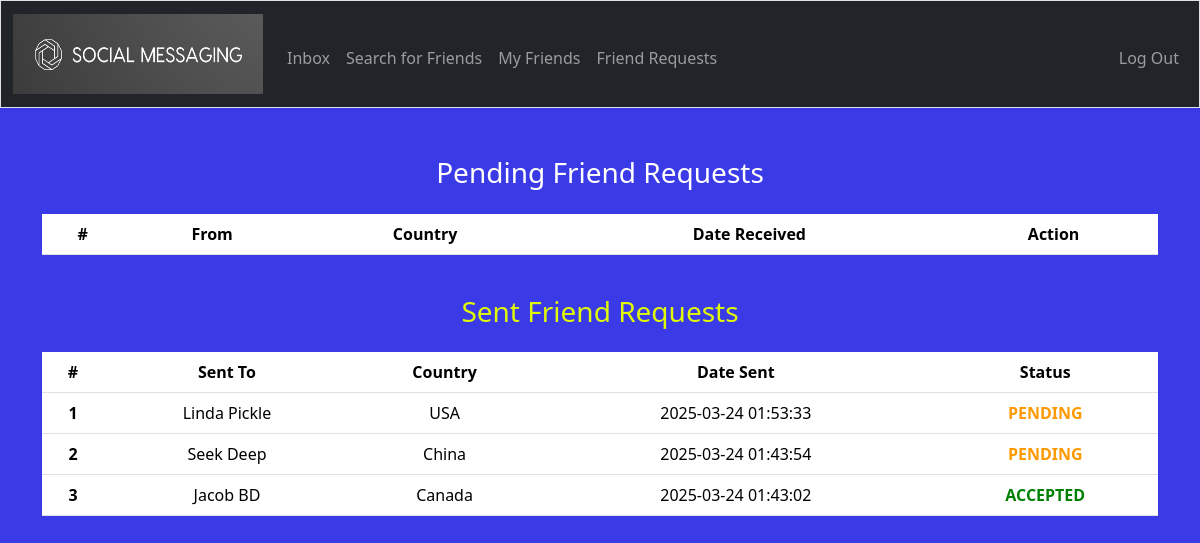
/requests (signed in), run on the app's committed database.
### tables this page shows
CREATE TABLE "friends" (
    id INTEGER PRIMARY KEY,
    requester_id INTEGER,     -- The user who sent the friend request
    addressee_id INTEGER,     -- The user who received the friend request
    status TEXT CHECK(status IN ('pending', 'accepted', 'rejected')),
    request_date DATETIME DEFAULT CURRENT_TIMESTAMP,
    FOREIGN KEY (requester_id) REFERENCES users(id),
    FOREIGN KEY (addressee_id) REFERENCES users(id),
    UNIQUE(requester_id, addressee_id)
);

CREATE TABLE users (
    id INTEGER PRIMARY KEY,
    username TEXT UNIQUE,
    hash TEXT,
    full_name TEXT,
    country TEXT
);

### app.py (the view)
@app.route("/requests")
@login_required
def check_requests():
    addressee_id = session["user_id"]  # The logged-in user receiving requests
    requests = db.execute("SELECT u.username, u.country, u.full_name, f.requester_id, f.request_date FROM friends f JOIN users u ON u.id = f.requester_id WHERE f.addressee_id = ? AND f.status = 'pending'", addressee_id)
    sent_requests = db.execute("SELECT u.username, u.country, u.full_name, f.addressee_id, f.status, f.request_date FROM friends f JOIN users u ON u.id = f.addressee_id WHERE f.requester_id = ? ORDER BY f.request_date DESC", addressee_id)
    return render_template("requests.html", requests=requests,  sent_requests=sent_requests)

### app.py (called while the page is built)
@app.after_request
def after_request(response):
    response.headers["Cache-Control"] = "no-cache, no-store, must-revalidate"
    response.headers["Expires"] = 0
    response.headers["Pragma"] = "no-cache"
    return response

### helpers.py (called while the page is built)
def login_required(f):
    @wraps(f)
    def decorated_function(*args, **kwargs):
        if session.get("user_id") is None:
            return redirect("/login")
        return f(*args, **kwargs)
    return decorated_function

### templates/requests.html (shortened to what this page needs)
{% extends "layout.html" %}
{% block main %}
    <h3 style="color: white;">Pending Friend Requests</h3>
    <table class="table caption-top">
        <caption><strong style="color: white;"></strong></caption>
        <thead>
          <tr>
            <th scope="col">#</th>
            <th scope="col">From</th>
            <th scope="col">Country</th>
            <th scope="col">Date Received</th>
            <th scope="col">Action</th>
          </tr>
        </thead>
      </table>
      <br>
      <h3 style="color: rgb(224, 249, 7);">Sent Friend Requests</h3>
      <table class="table caption-top">
          <caption><strong style="color: white;"></strong></caption>
          <thead>
            <tr>
              <th scope="col">#</th>
              <th scope="col">Sent To</th>
              <th scope="col">Country</th>
              <th scope="col">Date Sent</th>
              <th scope="col">Status</th>
            </tr>
          </thead>
          <tbody>
            {% for request in  sent_requests %}
            <tr>
              <th scope="row">{{ loop.index }}</th>
              <td>{{ request.full_name }}</td>
              <td>{{ request.country }}</td>
              <td>{{ request.request_date }}</td>
              <td>
                {% if request.status == 'accepted' %}
                    <b class="status-accepted">{{ request.status | upper }}</b>
                {% elif request.status == 'rejected' %}
                    <b class="status-rejected">{{ request.status | upper }}</b>
                {% elif request.status == 'pending' %}
                    <b class="status-pending">{{ request.status | upper }}</b>
                {% else %}
                    <b>{{ request.status | upper }}</b>
                {% endif %}
            </td>
            </tr>
            {% endfor %}
          </tbody>
        </table>
{% endblock %}

### static/styles.css (style rules this page uses)
.status-accepted { color: green; }
.status-pending { color: rgb(255, 153, 0); }

### data on the page
friends: full_name "Linda Pickle", country "USA", request_date "2025-03-24 01:53:33", status "PENDING"
friends: full_name "Seek Deep", country "China", request_date "2025-03-24 01:43:54", status "PENDING"
friends: full_name "Jacob BD", country "Canada", request_date "2025-03-24 01:43:02", status "ACCEPTED"
